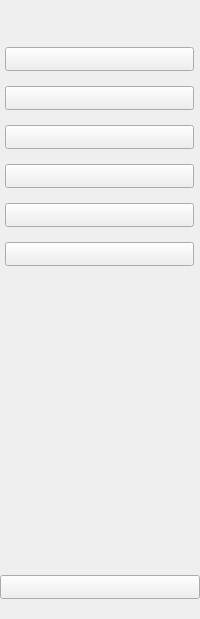
        <widget class="QWidget" name="icon_only_widget" native="true">
         <property name="font">
          <font>
           <family>Calibri</family>
           <bold>true</bold>
          </font>
         </property>
         <property name="styleSheet">
          <string notr="true"/>
         </property>
         <layout class="QVBoxLayout" name="verticalLayout_3">
          <property name="spacing">
           <number>0</number>
          </property>
          <property name="leftMargin">
           <number>0</number>
          </property>
          <property name="topMargin">
           <number>40</number>
          </property>
          <property name="rightMargin">
           <number>0</number>
          </property>
          <property name="bottomMargin">
           <number>0</number>
          </property>
          <item>
           <layout class="QHBoxLayout" name="horizontalLayout_3"/>
          </item>
          <item>
           <layout class="QVBoxLayout" name="verticalLayout">
            <property name="spacing">
             <number>5</number>
            </property>
            <property name="leftMargin">
             <number>5</number>
            </property>
            <property name="topMargin">
             <number>7</number>
            </property>
            <property name="rightMargin">
             <number>6</number>
            </property>
            <property name="bottomMargin">
             <number>5</number>
            </property>
            <item>
             <widget class="QPushButton" name="home_btn1_2">
              <property name="text">
               <string/>
              </property>
              <property name="icon">
               <iconset resource="img.qrc">
                <normaloff>:/img/home.png</normaloff>:/img/home.png</iconset>
              </property>
              <property name="iconSize">
               <size>
                <width>25</width>
                <height>25</height>
               </size>
              </property>
              <property name="checkable">
               <bool>true</bool>
              </property>
              <property name="autoExclusive">
               <bool>true</bool>
              </property>
             </widget>
            </item>
            <item>
             <spacer name="verticalSpacer_51">
              <property name="orientation">
               <enum>Qt::Vertical</enum>
              </property>
              <property name="sizeType">
               <enum>QSizePolicy::Fixed</enum>
              </property>
              <property name="sizeHint" stdset="0">
               <size>
                <width>20</width>
                <height>10</height>
               </size>
              </property>
             </spacer>
            </item>
            <item>
             <widget class="QPushButton" name="transaction_btn_3">
              <property name="text">
               <string/>
              </property>
              <property name="icon">
               <iconset resource="img.qrc">
                <normaloff>:/img/transfer.png</normaloff>:/img/transfer.png</iconset>
              </property>
              <property name="iconSize">
               <size>
                <width>25</width>
                <height>25</height>
               </size>
              </property>
              <property name="checkable">
               <bool>true</bool>
              </property>
              <property name="autoExclusive">
               <bool>true</bool>
              </property>
             </widget>
            </item>
            <item>
             <spacer name="verticalSpacer_52">
              <property name="orientation">
               <enum>Qt::Vertical</enum>
              </property>
              <property name="sizeType">
               <enum>QSizePolicy::Fixed</enum>
              </property>
              <property name="sizeHint" stdset="0">
               <size>
                <width>20</width>
                <height>10</height>
               </size>
              </property>
             </spacer>
            </item>
            <item>
             <widget class="QPushButton" name="invoices_btn">
              <property name="minimumSize">
               <size>
                <width>40</width>
                <height>0</height>
               </size>
              </property>
              <property name="text">
               <string/>
              </property>
              <property name="icon">
               <iconset resource="img.qrc">
                <normaloff>:/img/send.png</normaloff>:/img/send.png</iconset>
              </property>
              <property name="iconSize">
               <size>
                <width>25</width>
                <height>25</height>
               </size>
              </property>
              <property name="checkable">
               <bool>true</bool>
              </property>
              <property name="autoExclusive">
               <bool>true</bool>
              </property>
             </widget>
            </item>
            <item>
             <spacer name="verticalSpacer_53">
              <property name="orientation">
               <enum>Qt::Vertical</enum>
              </property>
              <property name="sizeType">
               <enum>QSizePolicy::Fixed</enum>
              </property>
              <property name="sizeHint" stdset="0">
               <size>
                <width>20</width>
                <height>10</height>
               </size>
              </property>
             </spacer>
            </item>
            <item>
             <widget class="QPushButton" name="wallets_btn">
              <property name="text">
               <string/>
              </property>
              <property name="icon">
               <iconset resource="img.qrc">
                <normaloff>:/img/receive-money3.png</normaloff>:/img/receive-money3.png</iconset>
              </property>
              <property name="iconSize">
               <size>
                <width>25</width>
                <height>25</height>
               </size>
              </property>
              <property name="checkable">
               <bool>true</bool>
              </property>
              <property name="autoExclusive">
               <bool>true</bool>
              </property>
             </widget>
            </item>
            <item>
             <spacer name="verticalSpacer_86">
              <property name="orientation">
               <enum>Qt::Vertical</enum>
              </property>
              <property name="sizeType">
               <enum>QSizePolicy::Fixed</enum>
              </property>
              <property name="sizeHint" stdset="0">
               <size>
                <width>20</width>
                <height>10</height>
               </size>
              </property>
             </spacer>
            </item>
            <item>
             <widget class="QPushButton" name="request_btn_2">
              <property name="text">
               <string/>
              </property>
              <property name="icon">
               <iconset resource="img.qrc">
                <normaloff>:/img/budgeting.png</normaloff>:/img/budgeting.png</iconset>
              </property>
              <property name="iconSize">
               <size>
                <width>30</width>
                <height>30</height>
               </size>
              </property>
              <property name="checkable">
               <bool>true</bool>
              </property>
              <property name="autoExclusive">
               <bool>true</bool>
              </property>
             </widget>
            </item>
            <item>
             <spacer name="verticalSpacer_89">
              <property name="orientation">
               <enum>Qt::Vertical</enum>
              </property>
              <property name="sizeType">
               <enum>QSizePolicy::Fixed</enum>
              </property>
              <property name="sizeHint" stdset="0">
               <size>
                <width>20</width>
                <height>10</height>
               </size>
              </property>
             </spacer>
            </item>
            <item>
             <widget class="QPushButton" name="cash_btn_2">
              <property name="text">
               <string/>
              </property>
              <property name="icon">
               <iconset resource="img.qrc">
                <normaloff>:/img/savings.png</normaloff>:/img/savings.png</iconset>
              </property>
              <property name="iconSize">
               <size>
                <width>25</width>
                <height>25</height>
               </size>
              </property>
              <property name="checkable">
               <bool>true</bool>
              </property>
              <property name="autoExclusive">
               <bool>true</bool>
              </property>
             </widget>
            </item>
           </layout>
          </item>
          <item>
           <spacer name="verticalSpacer">
            <property name="orientation">
             <enum>Qt::Vertical</enum>
            </property>
            <property name="sizeHint" stdset="0">
             <size>
              <width>20</width>
              <height>304</height>
             </size>
            </property>
           </spacer>
          </item>
          <item>
           <widget class="QPushButton" name="logout">
            <property name="styleSheet">
             <string notr="true">width:20px;</string>
            </property>
            <property name="text">
             <string/>
            </property>
            <property name="icon">
             <iconset resource="img.qrc">
              <normaloff>:/img/logout.png</normaloff>:/img/logout.png</iconset>
            </property>
            <property name="iconSize">
             <size>
              <width>20</width>
              <height>20</height>
             </size>
            </property>
           </widget>
          </item>
          <item>
           <spacer name="verticalSpacer_55">
            <property name="orientation">
             <enum>Qt::Vertical</enum>
            </property>
            <property name="sizeType">
             <enum>QSizePolicy::Fixed</enum>
            </property>
            <property name="sizeHint" stdset="0">
             <size>
              <width>20</width>
              <height>10</height>
             </size>
            </property>
           </spacer>
          </item>
          <item>
           <spacer name="verticalSpacer_5">
            <property name="orientation">
             <enum>Qt::Vertical</enum>
            </property>
            <property name="sizeType">
             <enum>QSizePolicy::Fixed</enum>
            </property>
            <property name="sizeHint" stdset="0">
             <size>
              <width>20</width>
              <height>10</height>
             </size>
            </property>
           </spacer>
          </item>
         </layout>
        </widget>
